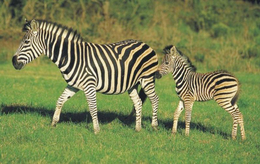
%> input picture zebra.bmp, 260 x 164 px, shrunk from 799 x 504 before the run
$ octave mr8filter.m   (GNU Octave 9; MATLAB toolbox functions it lacks are replaced by stand-ins)
%> lines starting %> are read from the running program, lines starting %| are printed output that depends on the picture; in (x1, y1, x2, y2) boxes, pixels count from 0 and x2, y2 are one past the last pixel; in counts of white or black regions, pixels touching at a corner belong together; the program's own positions count from 1
### makeRFSfilters.m
function F=makeRFSfilters
% Returns the RFS filter bank of size 49x49x38 in F. The MR8, MR4 and
% MRS4 sets are all derived from this filter bank. To convolve an
% image I with the filter bank you can either use the matlab function
% conv2, i.e. responses(:,:,i)=conv2(I,F(:,:,i),'valid'), or use the
% Fourier transform.

  SUP=49;                 % Support of the largest filter (must be odd)
  SCALEX=[1,2,4];         % Sigma_{x} for the oriented filters
  NORIENT=6;              % Number of orientations

  NROTINV=2;
  NBAR=length(SCALEX)*NORIENT;
  NEDGE=length(SCALEX)*NORIENT;
  NF=NBAR+NEDGE+NROTINV;
  F=zeros(SUP,SUP,NF);
  hsup=(SUP-1)/2;
  [x,y]=meshgrid([-hsup:hsup],[hsup:-1:-hsup]);
  orgpts=[x(:) y(:)]';

  count=1;
  for scale=1:length(SCALEX),
    for orient=0:NORIENT-1,
      angle=pi*orient/NORIENT;  % Not 2pi as filters have symmetry
      c=cos(angle);s=sin(angle);
      rotpts=[c -s;s c]*orgpts;
      F(:,:,count)=makefilter(SCALEX(scale),0,1,rotpts,SUP);
      F(:,:,count+NEDGE)=makefilter(SCALEX(scale),0,2,rotpts,SUP);
      count=count+1;
    end;
  end;
  F(:,:,NBAR+NEDGE+1)=normalise(fspecial('gaussian',SUP,10));
  F(:,:,NBAR+NEDGE+2)=normalise(fspecial('log',SUP,10));
return

% [19 lines left out: functions makefilter, gauss1d, not called in this run]

function f=normalise(f), f=f-mean(f(:)); f=f/sum(abs(f(:))); return

### mr8filter.m
clear;
clf;
close all;

A = imread('zebra.bmp');
%> A is the input picture: size 164x260x3 uint8; mean R, G, B 122.2, 132.5, 81.3

figure(1);axis off;
[m,n,k] = size(A);
%> m = 164; n = 260; k = 3
X = double(reshape(A, [m*n,3]));

F = makeRFSfilters;

L = kmeans(X,2);
colormap gray;

L = reshape(L,[m,n]);
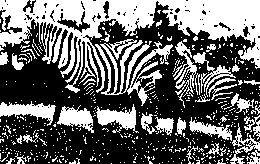
%> L: size 164x260 double; values 1 (black) and 2 (white), 40.9% white; 516 white regions (479 under 20 px), largest, box (x1, y1, x2, y2) and area: (0, 0, 260, 93) 8962, (95, 39, 173, 106) 1684, (0, 101, 56, 126) 658

imagesc(L);

figure(2);
A = rgb2gray(A);
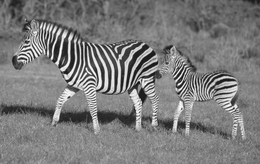
%> A: size 164x260 uint8; min 16, max 255, mean 123.6
A = double(A);
%> A: size 164x260 double

for i=1:38
    B(:,:,i) = conv2(A, F(:,:,i), 'same');
end

C(:,:,1) = max(B(:,:,1:6),[], 3);
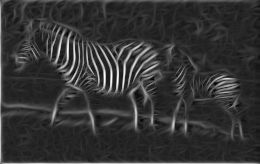
%> C: size 164x260 double; min -12.99, max 91.6, mean 8.9; drawn with min black and max white
C(:,:,2) = max(B(:,:,7:12),[], 3);
C(:,:,3) = max(B(:,:,13:18),[], 3);
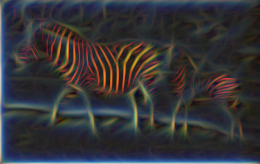
%> C: size 164x260x3 double; mean R, G, B 8.9, 8.7, 10.3; drawn with min black and max white
C(:,:,4) = max(B(:,:,19:24),[], 3);
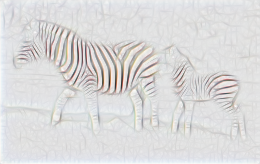
%> C: size 164x260x4 double; mean R, G, B, A 8.9, 8.7, 10.3, 5.8; transparent parts drawn white
C(:,:,5) = max(B(:,:,25:30),[], 3);
C(:,:,6) = max(B(:,:,31:36),[], 3);
C(:,:,7) = B(:,:,37);
C(:,:,8) = B(:,:,38);

X = double(reshape(C,[m*n],8));

L = kmeans(X, 2);
L = reshape(L,[m,n]);
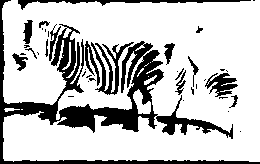
%> L: size 164x260 double; values 1 (black) and 2 (white), 77.1% white; 40 black regions (23 under 20 px), largest, box (x1, y1, x2, y2) and area: (0, 0, 260, 164) 6880, (91, 42, 134, 95) 661, (18, 0, 251, 10) 590
imagesc(L); colormap gray;

figure(3);
L = nlfilter(L,[9,9], @(x) min(x(:)));
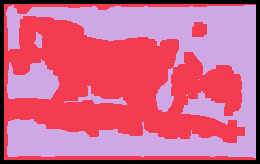
%> L: size 164x260 double; 3 distinct labels, from 0 to 2; one colour per label, 0 black
colormap gray; axis off;
imagesc(L);

$ run again, with texture.bmp copied over zebra.bmp
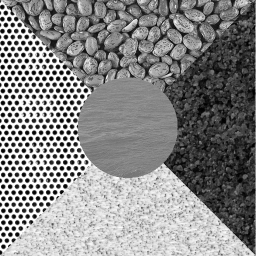
%> input picture texture.bmp, 256 x 256 px
%> A is the input picture: size 256x256x3 uint8; min 0, max 255, mean 136.8
%> `L = reshape(L,[m,n]);`:
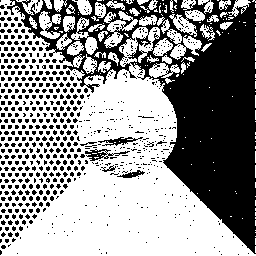
%> L: size 256x256 double; values 1 (black) and 2 (white), 58.6% white; 755 black regions (749 under 20 px), largest, box (x1, y1, x2, y2) and area: (7, 0, 256, 254) 20913, (85, 149, 130, 161) 196, (98, 137, 143, 146) 162, (117, 170, 145, 178) 100, (101, 165, 116, 172) 41, (80, 142, 97, 146) 26
%> `L = nlfilter(L,[9,9], @(x) min(x(:)));`:
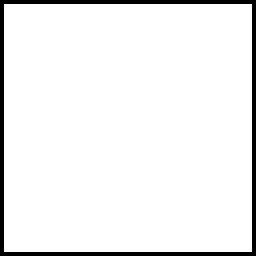
%> L: size 256x256 double; values 0 (black) and 1 (white), 93.8% white; 1 black region, box (x1, y1, x2, y2) and area: (0, 0, 256, 256) 4032

$ run again, with leopard.png saved as zebra.bmp
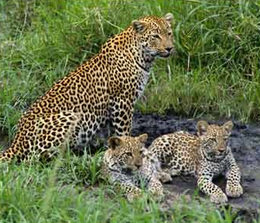
%> input picture leopard.png, 260 x 223 px, shrunk from 336 x 288 before the run
%> A is the input picture: size 223x260x3 uint8; mean R, G, B 105, 115.4, 76.9
%> `L = reshape(L,[m,n]);`:
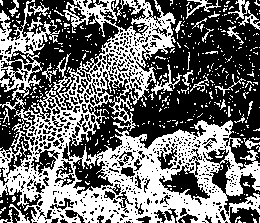
%> L: size 223x260 double; values 1 (black) and 2 (white), 43.5% white; 483 white regions (453 under 20 px), largest, box (x1, y1, x2, y2) and area: (0, 0, 260, 223) 19879, (0, 0, 60, 100) 1776, (228, 0, 260, 30) 259
%> `L = nlfilter(L,[9,9], @(x) min(x(:)));`:
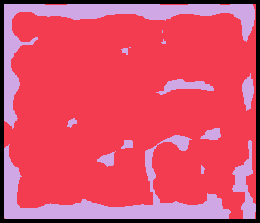
%> L: size 223x260 double; 3 distinct labels, from 0 to 2; one colour per label, 0 black
